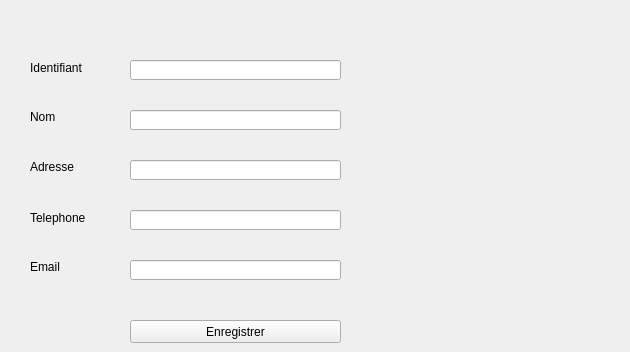
      <widget class="QWidget" name="tab">
       <attribute name="icon">
        <iconset>
         <normaloff>../../Projet C++/123644970_3664975860188863_7966333769266009608_n.png</normaloff>../../Projet C++/123644970_3664975860188863_7966333769266009608_n.png</iconset>
       </attribute>
       <attribute name="title">
        <string>Ajouter</string>
       </attribute>
       <widget class="QLabel" name="label_4">
        <property name="geometry">
         <rect>
          <x>30</x>
          <y>60</y>
          <width>71</width>
          <height>16</height>
         </rect>
        </property>
        <property name="font">
         <font>
          <pointsize>9</pointsize>
          <weight>50</weight>
          <bold>false</bold>
         </font>
        </property>
        <property name="text">
         <string>Identifiant</string>
        </property>
       </widget>
       <widget class="QLabel" name="label_5">
        <property name="geometry">
         <rect>
          <x>30</x>
          <y>110</y>
          <width>47</width>
          <height>14</height>
         </rect>
        </property>
        <property name="font">
         <font>
          <pointsize>9</pointsize>
          <weight>50</weight>
          <bold>false</bold>
         </font>
        </property>
        <property name="text">
         <string>Nom</string>
        </property>
       </widget>
       <widget class="QLabel" name="label_6">
        <property name="geometry">
         <rect>
          <x>30</x>
          <y>160</y>
          <width>47</width>
          <height>14</height>
         </rect>
        </property>
        <property name="font">
         <font>
          <pointsize>9</pointsize>
          <weight>50</weight>
          <bold>false</bold>
         </font>
        </property>
        <property name="text">
         <string>Adresse</string>
        </property>
       </widget>
       <widget class="QLabel" name="label_7">
        <property name="geometry">
         <rect>
          <x>30</x>
          <y>210</y>
          <width>61</width>
          <height>16</height>
         </rect>
        </property>
        <property name="font">
         <font>
          <pointsize>9</pointsize>
          <weight>50</weight>
          <bold>false</bold>
         </font>
        </property>
        <property name="text">
         <string>Telephone</string>
        </property>
       </widget>
       <widget class="QLabel" name="label_9">
        <property name="geometry">
         <rect>
          <x>30</x>
          <y>260</y>
          <width>47</width>
          <height>14</height>
         </rect>
        </property>
        <property name="font">
         <font>
          <pointsize>9</pointsize>
          <weight>50</weight>
          <bold>false</bold>
         </font>
        </property>
        <property name="text">
         <string>Email</string>
        </property>
       </widget>
       <widget class="QLineEdit" name="lineEdit_identifiantF">
        <property name="geometry">
         <rect>
          <x>130</x>
          <y>60</y>
          <width>211</width>
          <height>20</height>
         </rect>
        </property>
        <property name="font">
         <font>
          <weight>50</weight>
          <bold>false</bold>
         </font>
        </property>
        <property name="maxLength">
         <number>8</number>
        </property>
       </widget>
       <widget class="QLineEdit" name="lineEdit_nomF">
        <property name="geometry">
         <rect>
          <x>130</x>
          <y>110</y>
          <width>211</width>
          <height>20</height>
         </rect>
        </property>
        <property name="font">
         <font>
          <weight>50</weight>
          <bold>false</bold>
         </font>
        </property>
       </widget>
       <widget class="QLineEdit" name="lineEdit_adresseF">
        <property name="geometry">
         <rect>
          <x>130</x>
          <y>160</y>
          <width>211</width>
          <height>20</height>
         </rect>
        </property>
        <property name="font">
         <font>
          <weight>50</weight>
          <bold>false</bold>
         </font>
        </property>
        <property name="maxLength">
         <number>12</number>
        </property>
       </widget>
       <widget class="QLineEdit" name="lineEdit_emailF">
        <property name="geometry">
         <rect>
          <x>130</x>
          <y>260</y>
          <width>211</width>
          <height>20</height>
         </rect>
        </property>
        <property name="font">
         <font>
          <pointsize>8</pointsize>
          <weight>50</weight>
          <bold>false</bold>
         </font>
        </property>
       </widget>
       <widget class="QLineEdit" name="lineEdit_telephoneF">
        <property name="geometry">
         <rect>
          <x>130</x>
          <y>210</y>
          <width>211</width>
          <height>20</height>
         </rect>
        </property>
        <property name="font">
         <font>
          <weight>50</weight>
          <bold>false</bold>
         </font>
        </property>
        <property name="maxLength">
         <number>11</number>
        </property>
       </widget>
       <widget class="QLabel" name="label_10">
        <property name="geometry">
         <rect>
          <x>350</x>
          <y>50</y>
          <width>271</width>
          <height>271</height>
         </rect>
        </property>
        <property name="text">
         <string/>
        </property>
        <property name="pixmap">
         <pixmap>../../Projet C++/images.jpeg</pixmap>
        </property>
       </widget>
       <widget class="QPushButton" name="ajouter">
        <property name="geometry">
         <rect>
          <x>130</x>
          <y>320</y>
          <width>211</width>
          <height>23</height>
         </rect>
        </property>
        <property name="text">
         <string>Enregistrer</string>
        </property>
       </widget>
      </widget>
